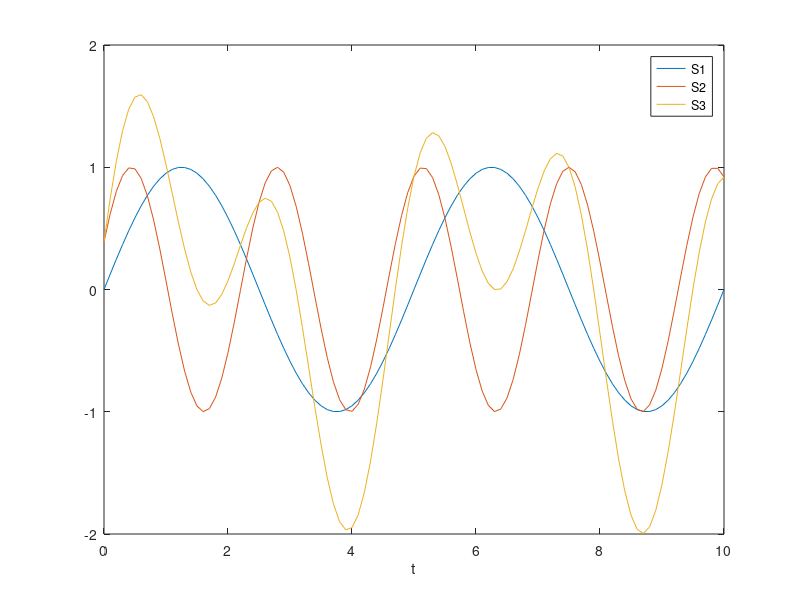

MATLAB code for this plot:
%   Clearing the workspace
close all 
clear all 
clc

t = 0:0.1:10;                   % Initialize t vector

% Define some constants
f1 = 0.2;                      
f2 = 0.425;

% Function Definitions
s1 = sin(2*pi*f1.*t);
s2 = sin(2*pi*f2.*t+0.4);
s3 = s1+s2;

% Plot the functions on the same graph
plot(t,s1);
hold on
plot(t,s2);
plot(t,s3);
xlabel('t');
legend('S1','S2','S3');